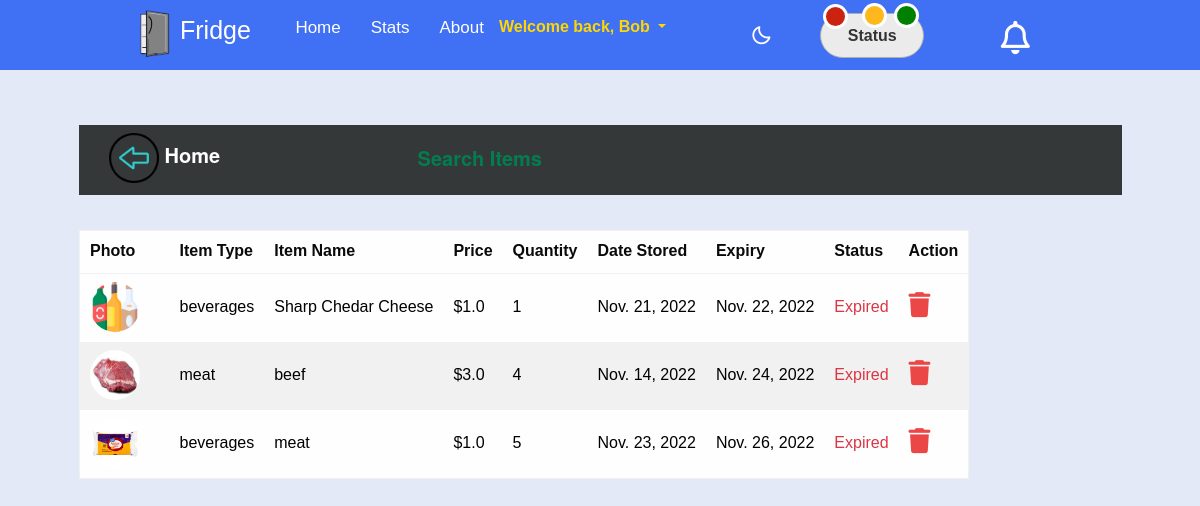
/search/ (signed in), run on the app's committed database.
### app1/models.py (models this page shows)
class Item(models.Model):
    STATUS_CHOICES1 = (
        ('dairy', 'dairy'),
        ('beverages', 'beverages'),
        ('frozen vegetables', 'frozen vegetables'),
        ('meat', 'meat'),
        ('fruits', 'fruits'),
    )
    STATUS = (
        ('Expired', 'Expired'),
        ('Warning', 'Warning'),
        ('Good', 'Good')
    )
    author = models.ForeignKey(Profile, on_delete=models.CASCADE)
    food_type = models.CharField(max_length=100, choices=STATUS_CHOICES1)
    food_title = models.CharField(max_length=120)
    photos = models.ImageField(upload_to='uploaded_images/')
    price = models.FloatField(default=0)
    quantity = models.PositiveIntegerField(null=False, default=0)
    valid_from = models.DateField(auto_now=False, auto_now_add=False)
    valid_to = models.DateField(auto_now=False, auto_now_add=False)
    timestamp = models.DateTimeField(auto_now_add=True)
    status = models.CharField(default='Good',max_length=100, choices=STATUS)
    delta = models.IntegerField(null=False, default=0)
    daystill = models.IntegerField(null=False, default=0)
    humanize_time = models.IntegerField(null=False, default=0)
    humanize_time1 = models.IntegerField(null=False, default=0)
    class Meta:
        verbose_name_plural = "Items"
    def __str__(self):
        return str(self.food_title)

### app1/views.py (the view, shortened to what this page needs)
# urls.py: path('search/', search, name='search'),
def search(request):
    items = Item.objects.order_by('valid_to')
    print(items)
    if request.method == 'POST':
        form = ItemForm(request.POST, request.FILES)
        if form.is_valid():
            form.save()
            return redirect('item_list')
    else:
        form = ItemForm()
    qs = Item.objects.filter(author=request.user.id).order_by('valid_to')
    query = request.GET.get('q')
    for item in qs:
        three_days_from_today = date.today()+timedelta(days=3)
        today = date.today()
        valid_to = item.valid_to
        if valid_to < today:
            item.status = 'Expired'
        elif valid_to <= three_days_from_today:
            item.status = 'Warning'
        else:
            item.status = 'Good'
    context = {
        "item_obj": qs,
        'form': form,
    }
    return render(request, 'search_results.html', context)

### templates/search_results.html (shortened to what this page needs)
{% extends 'base.html' %}
{% load crispy_forms_tags %}
{% block content %}
{% load static %}
    <div class="topcontainer1">
    </div>
    <div class="container">
            <thead>
                <nav class="navbar navbar-light navsearch">
                    <h5 style="color:white; font-weight:bold; font-size:20px; padding-left:30px; padding-bottom: 30px;" class="page-header"><a href="{% url 'item_list' %}"><img src="{% static 'images/left-arrow.png' %}" alt="left arrow" height="50" width="50"></a> Home</h5><h1 style="color: #037d50;
                    font-size: 20px;
                    font-weight: bolder;
                    padding-right: 580px;
                    padding-bottom: 30px;">Search Items</h1>
                <table id="table">
        <tr>
                <th onclick = "sortTable(0)" scope="col">Photo</th>
                <th onclick = "sortTable(1)" scope="col">Item Type</th>
                <th onclick = "sortTable(2)" scope="col">Item Name</th>
                <th onclick = "sortTable(3)" scope="col">Price</th>
                <th onclick = "sortTable(4)" scope="col">Quantity</th>
                <th scope="col">Date Stored</th>
                <th scope="col">Expiry</th>
                <th scope="col">Status</th>
                <th scope="col">Action</th>
        </tr>
            </thead>
                <tbody class="res">
                {% for item in item_obj %}
                    <div class="row container">
                    <tr>
                    <td style="width:90px"><img src="{{ item.photos.url }}" class="img2" alt="" style="border-radius: 50%; width:50px; height:50px;"></td>
                    <td>{{ item.food_type }}</td>
                    <td>{{ item.food_title }} </td>
                    <td>${{ item.price }}</td>
                    <td>{{ item.quantity }}</td>
                    <td>{{ item.valid_from }}</td>
                    <td>{{ item.valid_to }}</td>
                    {% if item.status == 'Good' %}
                    <td class="text-success">Good</td>
                    {% elif item.status == 'Warning' %}
                    <td class="text-warning">Warning</td>
                    {% else %}
                    <td class="text-danger">Expired</td>
                    {% endif %}
                    <td>
                        <a href="{% url 'item_delete' item.pk %}"><i class="fa-solid fa-trash" style="color:#EC4747;width: 30px; font-size:25px;"></i></a>
                    </td>
                </div>
            </div>
                    {% empty %}
                <tr>
                    <td colspan="12" class="text-center bg-warning">No data...!!!</td>
                </tr>
            {% endfor %}
{% endblock %}

### templates/navigation.html (shortened to what this page needs)
{% load static %}
<link rel="stylesheet" href="{% static '/css/new.css' %}">
<link rel="stylesheet" href="{% static '/css/nav.css' %}">
<link href='https://unpkg.com/boxicons@2.1.1/css/boxicons.min.css' rel='stylesheet'>
<body>
      <a class="btn btn-primary" data-bs-toggle="modal" href="#exampleModalToggle3" role="button">Good Items</a>
    <nav>
        <div class="nav-bar">
            <span class="logo navLogo"><img src="{% static 'images/Fridge_logo.png' %}" alt="Fridge Logo" width="50" height="60"><a href="/">Fridge</a></span>
            <div class="menu">
                {% if user.is_authenticated %}
                <ul class="nav-links">
                    <li><a href="{% url 'item_list' %}">Home</a></li>
                    <li><a href="{% url 'chart' %}">Stats</a></li>
                    <li><a href="{% url 'about' %}">About</a></li>
                    <div class="btn-group">
                        <button type="button" class="btn-btn navbtn dropdown-toggle" style="color: gold; font-weight: bold;" data-bs-toggle="dropdown"
                                aria-expanded="false">Welcome back, {{ user.username|capfirst }}
                        </button>
                    </div>
                </ul>
                <div class="darkLight-searchBox">
                    <div class="dark-light">
                        <i class='bx bx-moon moon'></i>
                    </div>
            </div>
            <button class="center notification icon notification1 icon btn btn-default" data-bs-toggle="modal" data-bs-target="#exampleModalToggle" style="width:15%;"> Status
                <span class="notification-number ">{{counterexpired}}</span>
            </button>
            <a class="center notification1 icon1">
                <span class="notification1-number1">{{counterwarning}}</span>
            </a>
            <a class="center notification2 icon2">
                <span class="notification2-number2">{{countergood}}</span>
            </a>
                </div>
                    {% if totalcount > 9 %}
                    <div class = "notificationbtn" data-bs-toggle="modal" data-bs-target="#exampleModalnotify" data-count={{totalcount}}>
                    <div class = "number">9<span style="padding-top: 6px;">&#43;</span></div>
                      <i class="fa-regular fa-bell"></i>
                    <div class = "box">
                    <div class = "display">
                    <div class = "nothing">
                    <i class="fas fa-child stick"></i>
                    <div class = "cent">Looks Like your all caught up!</div>
                    </div>
                    {% else %}
                    <div class = "notificationbtn" data-bs-toggle="modal" data-bs-target="#exampleModalnotify" data-count={{totalcount}}>
                        <i class="fa-regular fa-bell"></i>
                      {% endif %}
        </div>
        {% else %}
    <a href="{% url 'login' %}" class="btn btn-success" style="margin-right: 12px;">Login</a>
    <a href="{% url 'signup' %}" class="btn btn-warning ">Sign-up</a>
    {% endif %}
    </nav>
</body>

### static/css/style.css (style rules this page uses)
body { background-image: url('../images/Kitchen6.jpg'); background-position: center; background-size: cover; background-color: white; background-repeat: no-repeat; }
.res { height: 40px; color: black; }
.icon { padding: 10px; min-width: 40px; }
.btn-group { padding-right: 90px; }
.btn-group { height: 70px; }
h5 { color: #006400; }

### static/css/new.css (style rules this page uses)
#table { display: block; height: 300px; width: 100%; overflow-y: auto; overflow-x: hidden; }

### static/css/nav.css (style rules this page uses)
* { margin: 0; padding: 0; box-sizing: border-box; font-family: 'Poppins', sans-serif; transition: all 0.4s ease; ; }
:root { --body-color: #E4E9F7; --nav-color: #4070F4; --side-nav: #010718; --text-color: #FFF; --search-bar: #F2F2F2; --search-text: #010718; }
body { height: 100vh; background-color: var(--body-color); background-image: url('../images/Kitchen6.jpg'); }
nav { position: fixed; top: 0; left: 0; height: 70px; width: 100%; background-color: var(--nav-color); z-index: 100; }
nav .nav-bar { position: relative; height: 100%; max-width: 1000px; width: 100%; background-color: var(--nav-color); margin: 0 auto; padding: 0 30px; display: flex; align-items: center; justify-content: space-between; }
nav .nav-bar .logo a { font-size: 25px; font-weight: 500; color: var(--text-color); text-decoration: none; }
.nav-bar .nav-links { display: flex; align-items: center; }
.nav-bar .nav-links li { margin: 0 5px; list-style: none; }
.nav-links li a { position: relative; font-size: 17px; font-weight: 400; color: var(--text-color); text-decoration: none; padding: 10px; }
.nav-links li a::before { content: ''; position: absolute; left: 50%; bottom: 0; transform: translateX(-50%); height: 6px; width: 6px; border-radius: 50%; background-color: var(--text-color); opacity: 0; transition: all 0.3s ease; }
.nav-bar .darkLight-searchBox { display: flex; align-items: center; }
.darkLight-searchBox .dark-light, .darkLight-searchBox .searchToggle { height: 40px; width: 40px; display: flex; align-items: center; justify-content: center; margin: 0 5px; padding-right: 185px; }
.dark-light i, .searchToggle i { position: absolute; color: var(--text-color); font-size: 22px; cursor: pointer; transition: all 0.3s ease; }
.container { padding-bottom: 23px; height: 20px; padding-left: 49px; padding-right: 48px; margin-bottom: -20px; }
.topcontainer1 { padding-top: 70px; padding-left: 108px; padding-right: 105px; }
.navsearch { background-color: #353839; margin-bottom: 80px; }
* { padding: 0; margin: 0; font-family: 'IBM Plex Sans', sans-serif; }
.btn { width: 180px; position: relative; height: 50px; margin-bottom: 5px; font-size: 17px; display: inline-block; font-weight: bold; }
* { box-sizing: border-box; }
.notification.icon { position: absolute; text-align: center; font-size: 1em; color: #FFF; color: #333; background-color: #ebebeb; border: 1px solid #adadad; border-radius: 45px; height: 20px; width: 90px; padding-bottom: 33px; margin-left: 560px; margin-top: 21px; }
.notification1.icon1 { position: absolute; text-align: center; font-size: 1em; color: #333; border-radius: 45px; height: 32px; width: 90px; padding-bottom: 33px; margin-left: 657px; margin-top: 26px; }
.notification2.icon2 { position: absolute; text-align: center; font-size: 1em; border-radius: 45px; height: 32px; width: 90px; padding-bottom: 33px; margin-left: 759px; margin-top: 26px; }
.notification.icon .notification-number { position: absolute; right: 75px; top: -10px; z-index: 1; background: #cc2311; border: 3px solid #FFF; border-radius: 50%; padding-top: 5px; height: 25px; width: 25px; font-family: sans-serif; text-align: center; font-size: 15px; font-weight: 700; line-height: 10px; color: #FFF; -webkit-animation: bounce 1s infinite; }
.notification1.icon1 .notification1-number1 { position: absolute; right: 120px; top: -15px; z-index: 1; background: #FFB81C; ; border: 3px solid #FFF; border-radius: 50%; padding-top: 5px; height: 25px; width: 25px; font-family: sans-serif; text-align: center; font-size: 15px; font-weight: 700; line-height: 10px; color: #FFF; }
.notification2.icon2 .notification2-number2 { position: absolute; right: 190px; top: -15px; z-index: 1; background: green; border: 3px solid #FFF; border-radius: 50%; padding-top: 5px; height: 25px; width: 25px; font-family: sans-serif; text-align: center; font-size: 15px; font-weight: 700; line-height: 10px; color: #FFF; }

### data on the page
Item: photos (picture), food_type "beverages", food_title "Sharp Chedar Cheese", price "1.0", quantity "1", valid_from "Nov. 21, 2022", valid_to "Nov. 22, 2022", status "Expired"
Item: photos (picture), food_type "meat", food_title "beef", price "3.0", quantity "4", valid_from "Nov. 14, 2022", valid_to "Nov. 24, 2022", status "Expired"
Item: photos (picture), food_type "beverages", food_title "meat", price "1.0", quantity "5", valid_from "Nov. 23, 2022", valid_to "Nov. 26, 2022", status "Expired"

### other printed values
{{ user.username|capfirst }} "Bob"
